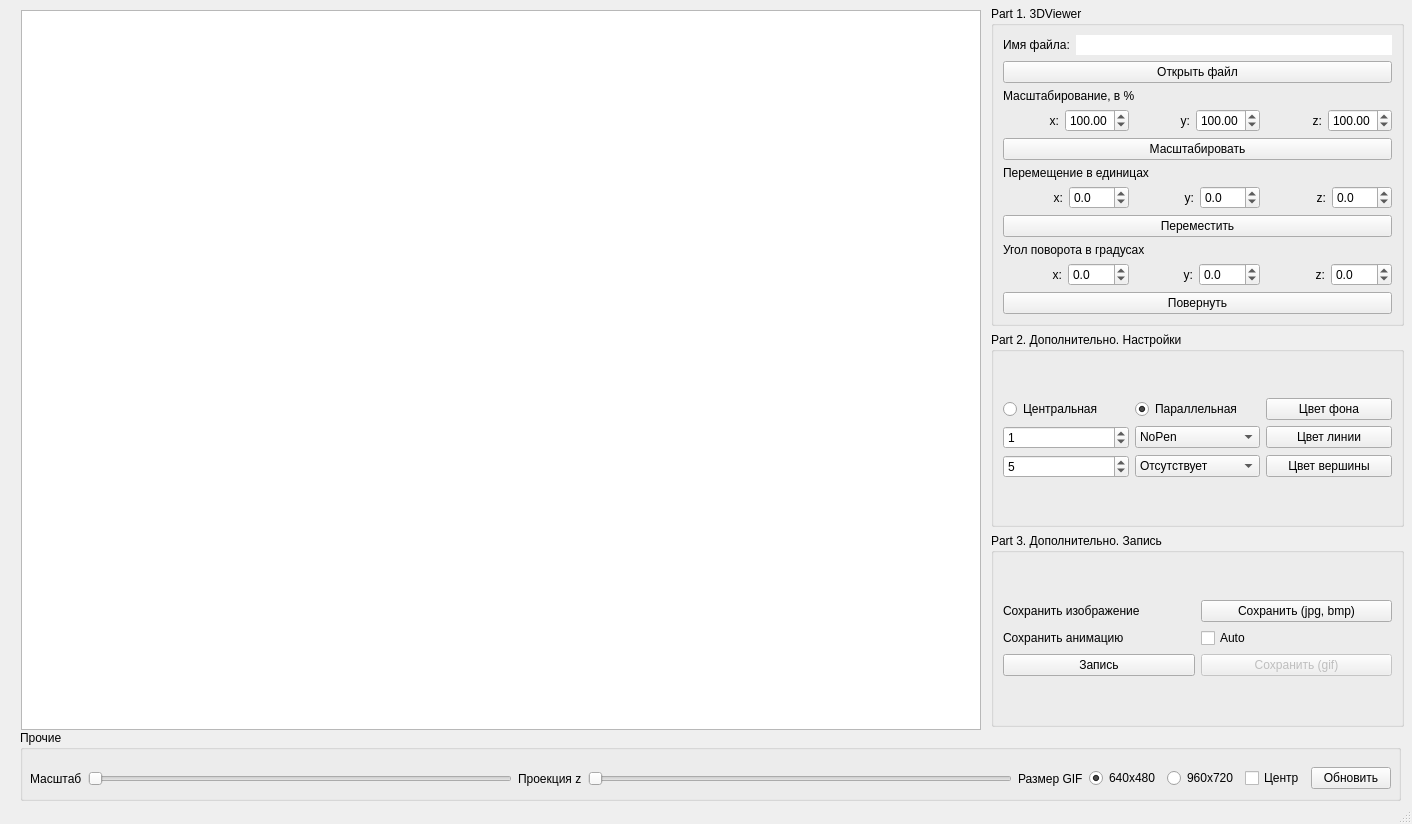
<?xml version="1.0" encoding="UTF-8"?>
<ui version="4.0">
 <class>MainWindow</class>
 <widget class="QMainWindow" name="MainWindow">
  <property name="geometry">
   <rect>
    <x>0</x>
    <y>0</y>
    <width>1412</width>
    <height>824</height>
   </rect>
  </property>
  <property name="sizePolicy">
   <sizepolicy hsizetype="Fixed" vsizetype="Fixed">
    <horstretch>0</horstretch>
    <verstretch>0</verstretch>
   </sizepolicy>
  </property>
  <property name="minimumSize">
   <size>
    <width>1400</width>
    <height>800</height>
   </size>
  </property>
  <property name="windowTitle">
   <string>3DViewer v1.0</string>
  </property>
  <widget class="QWidget" name="centralwidget">
   <widget class="QGroupBox" name="groupBox_other">
    <property name="geometry">
     <rect>
      <x>20</x>
      <y>730</y>
      <width>1381</width>
      <height>71</height>
     </rect>
    </property>
    <property name="sizePolicy">
     <sizepolicy hsizetype="Preferred" vsizetype="Preferred">
      <horstretch>0</horstretch>
      <verstretch>0</verstretch>
     </sizepolicy>
    </property>
    <property name="minimumSize">
     <size>
      <width>0</width>
      <height>0</height>
     </size>
    </property>
    <property name="title">
     <string>Прочие</string>
    </property>
    <widget class="QWidget" name="">
     <property name="geometry">
      <rect>
       <x>10</x>
       <y>30</y>
       <width>1361</width>
       <height>37</height>
      </rect>
     </property>
     <layout class="QHBoxLayout" name="horizontalLayout">
      <item>
       <widget class="QLabel" name="label_16">
        <property name="text">
         <string>Масштаб</string>
        </property>
       </widget>
      </item>
      <item>
       <widget class="QSlider" name="horizontalSlider">
        <property name="minimum">
         <number>1</number>
        </property>
        <property name="maximum">
         <number>200</number>
        </property>
        <property name="value">
         <number>1</number>
        </property>
        <property name="orientation">
         <enum>Qt::Horizontal</enum>
        </property>
       </widget>
      </item>
      <item>
       <widget class="QLabel" name="label_17">
        <property name="text">
         <string>Проекция z</string>
        </property>
       </widget>
      </item>
      <item>
       <widget class="QSlider" name="horizontalSlider_2">
        <property name="minimum">
         <number>0</number>
        </property>
        <property name="maximum">
         <number>1000</number>
        </property>
        <property name="value">
         <number>1</number>
        </property>
        <property name="orientation">
         <enum>Qt::Horizontal</enum>
        </property>
       </widget>
      </item>
      <item>
       <widget class="QLabel" name="label_18">
        <property name="text">
         <string>Размер GIF</string>
        </property>
       </widget>
      </item>
      <item>
       <widget class="QRadioButton" name="radioButton">
        <property name="text">
         <string>640x480</string>
        </property>
        <property name="checked">
         <bool>true</bool>
        </property>
        <attribute name="buttonGroup">
         <string notr="true">buttonGroup_2</string>
        </attribute>
       </widget>
      </item>
      <item>
       <widget class="QRadioButton" name="radioButton_2">
        <property name="text">
         <string>960x720</string>
        </property>
        <attribute name="buttonGroup">
         <string notr="true">buttonGroup_2</string>
        </attribute>
       </widget>
      </item>
      <item>
       <widget class="QCheckBox" name="checkBox">
        <property name="text">
         <string>Центр</string>
        </property>
        <property name="checked">
         <bool>false</bool>
        </property>
       </widget>
      </item>
      <item>
       <widget class="QPushButton" name="pushButton">
        <property name="text">
         <string>Обновить</string>
        </property>
       </widget>
      </item>
     </layout>
    </widget>
   </widget>
   <widget class="QWidget" name="">
    <property name="geometry">
     <rect>
      <x>991</x>
      <y>6</y>
      <width>413</width>
      <height>721</height>
     </rect>
    </property>
    <layout class="QVBoxLayout" name="verticalLayout_2">
     <item>
      <widget class="QGroupBox" name="groupBox_part1">
       <property name="title">
        <string>Part 1. 3DViewer</string>
       </property>
       <layout class="QVBoxLayout" name="verticalLayout">
        <item>
         <layout class="QGridLayout" name="gridLayout_file">
          <item row="0" column="1">
           <widget class="QLineEdit" name="lineEdit_file">
            <property name="frame">
             <bool>false</bool>
            </property>
            <property name="readOnly">
             <bool>true</bool>
            </property>
           </widget>
          </item>
          <item row="0" column="0">
           <widget class="QLabel" name="label_13">
            <property name="text">
             <string>Имя файла:</string>
            </property>
           </widget>
          </item>
          <item row="1" column="0" colspan="2">
           <widget class="QPushButton" name="pushButton_file">
            <property name="text">
             <string>Открыть файл</string>
            </property>
           </widget>
          </item>
         </layout>
        </item>
        <item>
         <layout class="QGridLayout" name="gridLayout_scale">
          <item row="2" column="2">
           <widget class="QLabel" name="label_9">
            <property name="text">
             <string>y:</string>
            </property>
            <property name="alignment">
             <set>Qt::AlignRight|Qt::AlignTrailing|Qt::AlignVCenter</set>
            </property>
           </widget>
          </item>
          <item row="2" column="1">
           <widget class="QDoubleSpinBox" name="doubleSpinBox_scale_x">
            <property name="decimals">
             <number>2</number>
            </property>
            <property name="maximum">
             <double>999.990000000000009</double>
            </property>
            <property name="singleStep">
             <double>10.000000000000000</double>
            </property>
            <property name="value">
             <double>100.000000000000000</double>
            </property>
           </widget>
          </item>
          <item row="2" column="3">
           <widget class="QDoubleSpinBox" name="doubleSpinBox_scale_y">
            <property name="decimals">
             <number>2</number>
            </property>
            <property name="maximum">
             <double>999.990000000000009</double>
            </property>
            <property name="singleStep">
             <double>10.000000000000000</double>
            </property>
            <property name="value">
             <double>100.000000000000000</double>
            </property>
           </widget>
          </item>
          <item row="2" column="5">
           <widget class="QDoubleSpinBox" name="doubleSpinBox_scale_z">
            <property name="decimals">
             <number>2</number>
            </property>
            <property name="maximum">
             <double>999.990000000000009</double>
            </property>
            <property name="singleStep">
             <double>10.000000000000000</double>
            </property>
            <property name="value">
             <double>100.000000000000000</double>
            </property>
           </widget>
          </item>
          <item row="2" column="0">
           <widget class="QLabel" name="label_10">
            <property name="text">
             <string>x:</string>
            </property>
            <property name="alignment">
             <set>Qt::AlignRight|Qt::AlignTrailing|Qt::AlignVCenter</set>
            </property>
           </widget>
          </item>
          <item row="2" column="4">
           <widget class="QLabel" name="label_11">
            <property name="text">
             <string>z:</string>
            </property>
            <property name="alignment">
             <set>Qt::AlignRight|Qt::AlignTrailing|Qt::AlignVCenter</set>
            </property>
           </widget>
          </item>
          <item row="0" column="0" colspan="6">
           <widget class="QLabel" name="label_12">
            <property name="text">
             <string>Масштабирование, в %</string>
            </property>
           </widget>
          </item>
          <item row="3" column="0" colspan="6">
           <widget class="QPushButton" name="pushButton_scale">
            <property name="text">
             <string>Масштабировать</string>
            </property>
           </widget>
          </item>
         </layout>
        </item>
        <item>
         <layout class="QGridLayout" name="gridLayout_shift">
          <item row="2" column="2">
           <widget class="QLabel" name="label_5">
            <property name="text">
             <string>y:</string>
            </property>
            <property name="alignment">
             <set>Qt::AlignRight|Qt::AlignTrailing|Qt::AlignVCenter</set>
            </property>
           </widget>
          </item>
          <item row="2" column="5">
           <widget class="QDoubleSpinBox" name="doubleSpinBox_shift_z">
            <property name="decimals">
             <number>1</number>
            </property>
            <property name="minimum">
             <double>-20.000000000000000</double>
            </property>
            <property name="maximum">
             <double>20.000000000000000</double>
            </property>
            <property name="singleStep">
             <double>0.100000000000000</double>
            </property>
           </widget>
          </item>
          <item row="0" column="0" colspan="6">
           <widget class="QLabel" name="label_8">
            <property name="text">
             <string>Перемещение в единицах</string>
            </property>
           </widget>
          </item>
          <item row="2" column="0">
           <widget class="QLabel" name="label_6">
            <property name="text">
             <string>x:</string>
            </property>
            <property name="alignment">
             <set>Qt::AlignRight|Qt::AlignTrailing|Qt::AlignVCenter</set>
            </property>
           </widget>
          </item>
          <item row="2" column="1">
           <widget class="QDoubleSpinBox" name="doubleSpinBox_shift_x">
            <property name="decimals">
             <number>1</number>
            </property>
            <property name="minimum">
             <double>-20.000000000000000</double>
            </property>
            <property name="maximum">
             <double>20.000000000000000</double>
            </property>
            <property name="singleStep">
             <double>0.100000000000000</double>
            </property>
           </widget>
          </item>
          <item row="3" column="0" colspan="6">
           <widget class="QPushButton" name="pushButton_shift">
            <property name="text">
             <string>Переместить</string>
            </property>
           </widget>
          </item>
          <item row="2" column="3">
           <widget class="QDoubleSpinBox" name="doubleSpinBox_shift_y">
            <property name="decimals">
             <number>1</number>
            </property>
            <property name="minimum">
             <double>-20.000000000000000</double>
            </property>
            <property name="maximum">
             <double>20.000000000000000</double>
            </property>
            <property name="singleStep">
             <double>0.100000000000000</double>
            </property>
           </widget>
          </item>
          <item row="2" column="4">
           <widget class="QLabel" name="label_7">
            <property name="text">
             <string>z:</string>
            </property>
            <property name="alignment">
             <set>Qt::AlignRight|Qt::AlignTrailing|Qt::AlignVCenter</set>
            </property>
           </widget>
          </item>
         </layout>
        </item>
        <item>
         <layout class="QGridLayout" name="gridLayout_rotation">
          <item row="2" column="4">
           <widget class="QLabel" name="label_4">
            <property name="text">
             <string>z:</string>
            </property>
            <property name="alignment">
             <set>Qt::AlignRight|Qt::AlignTrailing|Qt::AlignVCenter</set>
            </property>
           </widget>
          </item>
          <item row="3" column="0" colspan="6">
           <widget class="QPushButton" name="pushButton_rotation">
            <property name="text">
             <string>Повернуть</string>
            </property>
           </widget>
          </item>
          <item row="2" column="2">
           <widget class="QLabel" name="label_3">
            <property name="text">
             <string>y:</string>
            </property>
            <property name="alignment">
             <set>Qt::AlignRight|Qt::AlignTrailing|Qt::AlignVCenter</set>
            </property>
           </widget>
          </item>
          <item row="2" column="1">
           <widget class="QDoubleSpinBox" name="doubleSpinBox_rotation_x">
            <property name="decimals">
             <number>1</number>
            </property>
            <property name="minimum">
             <double>-360.000000000000000</double>
            </property>
            <property name="maximum">
             <double>360.000000000000000</double>
            </property>
            <property name="singleStep">
             <double>5.000000000000000</double>
            </property>
           </widget>
          </item>
          <item row="2" column="3">
           <widget class="QDoubleSpinBox" name="doubleSpinBox_rotation_y">
            <property name="decimals">
             <number>1</number>
            </property>
            <property name="minimum">
             <double>-360.000000000000000</double>
            </property>
            <property name="maximum">
             <double>360.000000000000000</double>
            </property>
            <property name="singleStep">
             <double>5.000000000000000</double>
            </property>
           </widget>
          </item>
          <item row="2" column="5">
           <widget class="QDoubleSpinBox" name="doubleSpinBox_rotation_z">
            <property name="decimals">
             <number>1</number>
            </property>
            <property name="minimum">
             <double>-360.000000000000000</double>
            </property>
            <property name="maximum">
             <double>360.000000000000000</double>
            </property>
            <property name="singleStep">
             <double>5.000000000000000</double>
            </property>
           </widget>
          </item>
          <item row="2" column="0">
           <widget class="QLabel" name="label_2">
            <property name="text">
             <string>x:</string>
            </property>
            <property name="alignment">
             <set>Qt::AlignRight|Qt::AlignTrailing|Qt::AlignVCenter</set>
            </property>
           </widget>
          </item>
          <item row="0" column="0" colspan="6">
           <widget class="QLabel" name="label">
            <property name="text">
             <string>Угол поворота в градусах</string>
            </property>
           </widget>
          </item>
         </layout>
        </item>
       </layout>
      </widget>
     </item>
     <item>
      <widget class="QGroupBox" name="groupBox_pert2_settings">
       <property name="title">
        <string>Part 2. Дополнительно. Настройки</string>
       </property>
       <layout class="QVBoxLayout" name="verticalLayout_3">
        <item>
         <layout class="QGridLayout" name="gridLayout_settings">
          <item row="3" column="1">
           <widget class="QComboBox" name="comboBox_point">
            <item>
             <property name="text">
              <string>Отсутствует</string>
             </property>
            </item>
            <item>
             <property name="text">
              <string>Круг</string>
             </property>
            </item>
            <item>
             <property name="text">
              <string>Квадрат</string>
             </property>
            </item>
           </widget>
          </item>
          <item row="3" column="0">
           <widget class="QSpinBox" name="spinBox_point">
            <property name="minimum">
             <number>1</number>
            </property>
            <property name="maximum">
             <number>10</number>
            </property>
            <property name="value">
             <number>5</number>
            </property>
           </widget>
          </item>
          <item row="1" column="1">
           <widget class="QRadioButton" name="radioButton_parallel">
            <property name="text">
             <string>Параллельная</string>
            </property>
            <property name="checked">
             <bool>true</bool>
            </property>
            <attribute name="buttonGroup">
             <string notr="true">buttonGroup</string>
            </attribute>
           </widget>
          </item>
          <item row="3" column="2">
           <widget class="QPushButton" name="pushButton_point_color">
            <property name="text">
             <string>Цвет вершины</string>
            </property>
           </widget>
          </item>
          <item row="2" column="1">
           <widget class="QComboBox" name="comboBox_line">
            <property name="currentText">
             <string>NoPen</string>
            </property>
            <item>
             <property name="text">
              <string>NoPen</string>
             </property>
            </item>
            <item>
             <property name="text">
              <string>SolidLine</string>
             </property>
            </item>
            <item>
             <property name="text">
              <string>DashLine</string>
             </property>
            </item>
            <item>
             <property name="text">
              <string>DotLine</string>
             </property>
            </item>
            <item>
             <property name="text">
              <string>DashDotLine</string>
             </property>
            </item>
           </widget>
          </item>
          <item row="1" column="0">
           <widget class="QRadioButton" name="radioButton_central">
            <property name="text">
             <string>Центральная</string>
            </property>
            <property name="checked">
             <bool>false</bool>
            </property>
            <attribute name="buttonGroup">
             <string notr="true">buttonGroup</string>
            </attribute>
           </widget>
          </item>
          <item row="2" column="2">
           <widget class="QPushButton" name="pushButton_line_color">
            <property name="text">
             <string>Цвет линии</string>
            </property>
           </widget>
          </item>
          <item row="2" column="0">
           <widget class="QSpinBox" name="spinBox_line">
            <property name="maximum">
             <number>5</number>
            </property>
            <property name="value">
             <number>1</number>
            </property>
           </widget>
          </item>
          <item row="1" column="2">
           <widget class="QPushButton" name="pushButton_bckg_color">
            <property name="text">
             <string>Цвет фона</string>
            </property>
           </widget>
          </item>
         </layout>
        </item>
       </layout>
      </widget>
     </item>
     <item>
      <widget class="QGroupBox" name="groupBox_part3_save">
       <property name="title">
        <string>Part 3. Дополнительно. Запись</string>
       </property>
       <layout class="QGridLayout" name="gridLayout_2">
        <item row="0" column="0">
         <layout class="QGridLayout" name="gridLayout_">
          <property name="horizontalSpacing">
           <number>6</number>
          </property>
          <item row="6" column="0">
           <widget class="QPushButton" name="pushButton_record">
            <property name="text">
             <string>Запись</string>
            </property>
           </widget>
          </item>
          <item row="6" column="1">
           <widget class="QPushButton" name="pushButton_save_gif">
            <property name="enabled">
             <bool>false</bool>
            </property>
            <property name="text">
             <string>Сохранить (gif)</string>
            </property>
           </widget>
          </item>
          <item row="5" column="0">
           <widget class="QLabel" name="label_15">
            <property name="text">
             <string>Сохранить анимацию</string>
            </property>
           </widget>
          </item>
          <item row="1" column="1">
           <widget class="QPushButton" name="pushButton_save_img">
            <property name="text">
             <string>Сохранить (jpg, bmp)</string>
            </property>
           </widget>
          </item>
          <item row="5" column="1">
           <widget class="QCheckBox" name="checkBox_gif">
            <property name="text">
             <string>Auto</string>
            </property>
           </widget>
          </item>
          <item row="1" column="0">
           <widget class="QLabel" name="label_14">
            <property name="text">
             <string>Сохранить изображение</string>
            </property>
           </widget>
          </item>
         </layout>
        </item>
       </layout>
      </widget>
     </item>
    </layout>
   </widget>
   <widget class="QGraphicsView" name="graphicsView">
    <property name="enabled">
     <bool>true</bool>
    </property>
    <property name="geometry">
     <rect>
      <x>21</x>
      <y>10</y>
      <width>960</width>
      <height>720</height>
     </rect>
    </property>
    <property name="sizePolicy">
     <sizepolicy hsizetype="Fixed" vsizetype="Fixed">
      <horstretch>0</horstretch>
      <verstretch>0</verstretch>
     </sizepolicy>
    </property>
    <property name="minimumSize">
     <size>
      <width>960</width>
      <height>720</height>
     </size>
    </property>
    <property name="maximumSize">
     <size>
      <width>960</width>
      <height>720</height>
     </size>
    </property>
    <property name="autoFillBackground">
     <bool>true</bool>
    </property>
    <property name="interactive">
     <bool>false</bool>
    </property>
   </widget>
  </widget>
  <widget class="QStatusBar" name="statusbar"/>
 </widget>
 <resources/>
 <connections/>
 <buttongroups>
  <buttongroup name="buttonGroup"/>
  <buttongroup name="buttonGroup_2"/>
 </buttongroups>
</ui>
